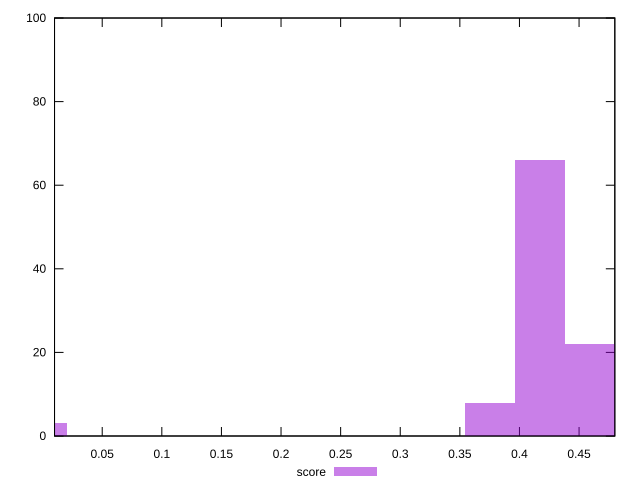

Recreate this plot in gnuplot.
reset

$score <<EOF
0.4172961620959548 66
0.4590257783055503 22
0.37556654588635935 8
0 3
0.5007553945151458 1
EOF

set key outside below
set boxwidth 0.041729616209595484
set xrange [0.01:0.48]
set yrange [0:100]
set trange [0:100]
set style fill transparent solid 0.5 noborder
set terminal svg size 640, 490 enhanced background rgb 'white'
set output "reprap/render-blocking-resources/samples/pages+cached+noexternal+nomedia+nocss+nojs/score/histogram.svg"

plot $score title "score" with boxes

reset
